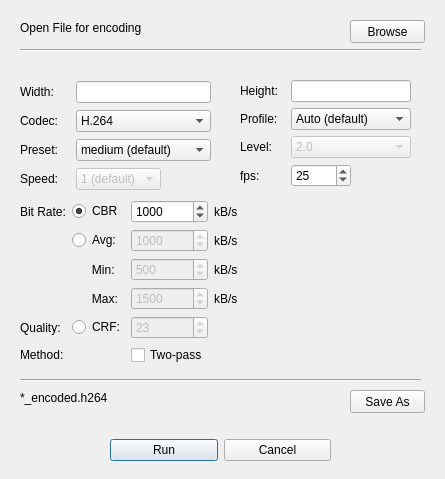
<?xml version="1.0" encoding="UTF-8"?>
<ui version="4.0">
 <class>Encode</class>
 <widget class="QDialog" name="Encode">
  <property name="geometry">
   <rect>
    <x>0</x>
    <y>0</y>
    <width>445</width>
    <height>479</height>
   </rect>
  </property>
  <property name="sizePolicy">
   <sizepolicy hsizetype="Fixed" vsizetype="Fixed">
    <horstretch>0</horstretch>
    <verstretch>0</verstretch>
   </sizepolicy>
  </property>
  <property name="minimumSize">
   <size>
    <width>445</width>
    <height>479</height>
   </size>
  </property>
  <property name="maximumSize">
   <size>
    <width>445</width>
    <height>479</height>
   </size>
  </property>
  <property name="windowTitle">
   <string>Encode</string>
  </property>
  <widget class="QWidget" name="layoutWidget">
   <property name="geometry">
    <rect>
     <x>110</x>
     <y>430</y>
     <width>221</width>
     <height>41</height>
    </rect>
   </property>
   <layout class="QHBoxLayout" name="horizontalLayout">
    <item>
     <widget class="QPushButton" name="runButton">
      <property name="text">
       <string>Run</string>
      </property>
     </widget>
    </item>
    <item>
     <widget class="QPushButton" name="cancelButton">
      <property name="text">
       <string>Cancel</string>
      </property>
     </widget>
    </item>
   </layout>
  </widget>
  <widget class="QLabel" name="fileLabel">
   <property name="geometry">
    <rect>
     <x>20</x>
     <y>20</y>
     <width>241</width>
     <height>16</height>
    </rect>
   </property>
   <property name="text">
    <string>Open File for encoding</string>
   </property>
  </widget>
  <widget class="QPushButton" name="browseButton">
   <property name="geometry">
    <rect>
     <x>350</x>
     <y>20</y>
     <width>75</width>
     <height>23</height>
    </rect>
   </property>
   <property name="text">
    <string>Browse</string>
   </property>
  </widget>
  <widget class="QWidget" name="layoutWidget">
   <property name="geometry">
    <rect>
     <x>20</x>
     <y>80</y>
     <width>191</width>
     <height>111</height>
    </rect>
   </property>
   <layout class="QGridLayout" name="gridLayout_2">
    <item row="0" column="0">
     <widget class="QLabel" name="label">
      <property name="minimumSize">
       <size>
        <width>50</width>
        <height>0</height>
       </size>
      </property>
      <property name="text">
       <string>Width:</string>
      </property>
     </widget>
    </item>
    <item row="0" column="1">
     <widget class="QLineEdit" name="widthEdit"/>
    </item>
    <item row="2" column="1">
     <widget class="QComboBox" name="presetBox">
      <property name="currentIndex">
       <number>3</number>
      </property>
      <item>
       <property name="text">
        <string>veryslow</string>
       </property>
      </item>
      <item>
       <property name="text">
        <string>slower</string>
       </property>
      </item>
      <item>
       <property name="text">
        <string>slow</string>
       </property>
      </item>
      <item>
       <property name="text">
        <string>medium (default)</string>
       </property>
      </item>
      <item>
       <property name="text">
        <string>fast</string>
       </property>
      </item>
      <item>
       <property name="text">
        <string>faster</string>
       </property>
      </item>
      <item>
       <property name="text">
        <string>veryfast</string>
       </property>
      </item>
      <item>
       <property name="text">
        <string>superfast</string>
       </property>
      </item>
      <item>
       <property name="text">
        <string>ultrafast</string>
       </property>
      </item>
     </widget>
    </item>
    <item row="2" column="0">
     <widget class="QLabel" name="label_3">
      <property name="text">
       <string>Preset:</string>
      </property>
     </widget>
    </item>
    <item row="1" column="1">
     <widget class="QComboBox" name="comboBox_Codec">
      <item>
       <property name="text">
        <string>H.264</string>
       </property>
      </item>
      <item>
       <property name="text">
        <string>H.265</string>
       </property>
      </item>
      <item>
       <property name="text">
        <string>VP8</string>
       </property>
      </item>
      <item>
       <property name="text">
        <string>VP9</string>
       </property>
      </item>
      <item>
       <property name="text">
        <string>Dirac 2.2</string>
       </property>
      </item>
      <item>
       <property name="text">
        <string>Flash Video</string>
       </property>
      </item>
      <item>
       <property name="text">
        <string>WMV8</string>
       </property>
      </item>
     </widget>
    </item>
    <item row="1" column="0">
     <widget class="QLabel" name="label_4">
      <property name="text">
       <string>Codec:</string>
      </property>
     </widget>
    </item>
    <item row="3" column="1">
     <widget class="QComboBox" name="speedBox">
      <property name="enabled">
       <bool>false</bool>
      </property>
      <property name="sizePolicy">
       <sizepolicy hsizetype="Maximum" vsizetype="Fixed">
        <horstretch>0</horstretch>
        <verstretch>0</verstretch>
       </sizepolicy>
      </property>
      <property name="minimumSize">
       <size>
        <width>80</width>
        <height>0</height>
       </size>
      </property>
      <property name="currentText">
       <string>1 (default)</string>
      </property>
      <property name="currentIndex">
       <number>1</number>
      </property>
      <item>
       <property name="text">
        <string>0</string>
       </property>
      </item>
      <item>
       <property name="text">
        <string>1 (default)</string>
       </property>
      </item>
      <item>
       <property name="text">
        <string>2</string>
       </property>
      </item>
      <item>
       <property name="text">
        <string>3</string>
       </property>
      </item>
      <item>
       <property name="text">
        <string>4</string>
       </property>
      </item>
     </widget>
    </item>
    <item row="3" column="0">
     <widget class="QLabel" name="label_17">
      <property name="text">
       <string>Speed:</string>
      </property>
     </widget>
    </item>
   </layout>
  </widget>
  <widget class="QPushButton" name="saveButton">
   <property name="geometry">
    <rect>
     <x>350</x>
     <y>390</y>
     <width>75</width>
     <height>23</height>
    </rect>
   </property>
   <property name="text">
    <string>Save As</string>
   </property>
  </widget>
  <widget class="QLabel" name="saveFileLabel">
   <property name="geometry">
    <rect>
     <x>20</x>
     <y>390</y>
     <width>221</width>
     <height>16</height>
    </rect>
   </property>
   <property name="text">
    <string>*_encoded.h264</string>
   </property>
  </widget>
  <widget class="QWidget" name="layoutWidget">
   <property name="geometry">
    <rect>
     <x>240</x>
     <y>80</y>
     <width>171</width>
     <height>111</height>
    </rect>
   </property>
   <layout class="QGridLayout" name="gridLayout_3">
    <item row="1" column="0">
     <widget class="QLabel" name="label_7">
      <property name="text">
       <string>Profile:</string>
      </property>
     </widget>
    </item>
    <item row="1" column="1">
     <widget class="QComboBox" name="profileBox">
      <property name="enabled">
       <bool>true</bool>
      </property>
      <item>
       <property name="text">
        <string>Auto (default)</string>
       </property>
      </item>
      <item>
       <property name="text">
        <string>High</string>
       </property>
      </item>
      <item>
       <property name="text">
        <string>Main</string>
       </property>
      </item>
      <item>
       <property name="text">
        <string>Baseline</string>
       </property>
      </item>
     </widget>
    </item>
    <item row="0" column="1">
     <widget class="QLineEdit" name="heightEdit"/>
    </item>
    <item row="2" column="1">
     <widget class="QComboBox" name="levelBox">
      <property name="enabled">
       <bool>false</bool>
      </property>
      <property name="currentIndex">
       <number>5</number>
      </property>
      <item>
       <property name="text">
        <string>1.0</string>
       </property>
      </item>
      <item>
       <property name="text">
        <string>1b</string>
       </property>
      </item>
      <item>
       <property name="text">
        <string>1.1</string>
       </property>
      </item>
      <item>
       <property name="text">
        <string>1.2</string>
       </property>
      </item>
      <item>
       <property name="text">
        <string>1.3</string>
       </property>
      </item>
      <item>
       <property name="text">
        <string>2.0</string>
       </property>
      </item>
      <item>
       <property name="text">
        <string>2.1</string>
       </property>
      </item>
      <item>
       <property name="text">
        <string>2.2</string>
       </property>
      </item>
      <item>
       <property name="text">
        <string>3.0</string>
       </property>
      </item>
      <item>
       <property name="text">
        <string>3.1</string>
       </property>
      </item>
      <item>
       <property name="text">
        <string>3.2</string>
       </property>
      </item>
      <item>
       <property name="text">
        <string>4.0</string>
       </property>
      </item>
      <item>
       <property name="text">
        <string>4.1</string>
       </property>
      </item>
      <item>
       <property name="text">
        <string>4.2</string>
       </property>
      </item>
      <item>
       <property name="text">
        <string>5.0</string>
       </property>
      </item>
      <item>
       <property name="text">
        <string>5.1</string>
       </property>
      </item>
      <item>
       <property name="text">
        <string>5.2</string>
       </property>
      </item>
     </widget>
    </item>
    <item row="2" column="0">
     <widget class="QLabel" name="label_16">
      <property name="text">
       <string>Level:</string>
      </property>
     </widget>
    </item>
    <item row="0" column="0">
     <widget class="QLabel" name="label_2">
      <property name="minimumSize">
       <size>
        <width>45</width>
        <height>0</height>
       </size>
      </property>
      <property name="text">
       <string>Height:</string>
      </property>
     </widget>
    </item>
    <item row="3" column="1">
     <widget class="QSpinBox" name="fpsBox">
      <property name="sizePolicy">
       <sizepolicy hsizetype="Fixed" vsizetype="Fixed">
        <horstretch>0</horstretch>
        <verstretch>0</verstretch>
       </sizepolicy>
      </property>
      <property name="minimumSize">
       <size>
        <width>60</width>
        <height>0</height>
       </size>
      </property>
      <property name="maximum">
       <number>500</number>
      </property>
      <property name="value">
       <number>25</number>
      </property>
     </widget>
    </item>
    <item row="3" column="0">
     <widget class="QLabel" name="label_9">
      <property name="text">
       <string>fps:</string>
      </property>
     </widget>
    </item>
   </layout>
  </widget>
  <widget class="QWidget" name="layoutWidget">
   <property name="geometry">
    <rect>
     <x>20</x>
     <y>200</y>
     <width>221</width>
     <height>168</height>
    </rect>
   </property>
   <layout class="QGridLayout" name="gridLayout">
    <item row="0" column="1">
     <widget class="QRadioButton" name="radioButton_CBR">
      <property name="enabled">
       <bool>true</bool>
      </property>
      <property name="text">
       <string>CBR</string>
      </property>
      <property name="checked">
       <bool>true</bool>
      </property>
     </widget>
    </item>
    <item row="0" column="2">
     <widget class="QSpinBox" name="cbrEdit">
      <property name="sizePolicy">
       <sizepolicy hsizetype="Minimum" vsizetype="Fixed">
        <horstretch>0</horstretch>
        <verstretch>0</verstretch>
       </sizepolicy>
      </property>
      <property name="minimumSize">
       <size>
        <width>55</width>
        <height>0</height>
       </size>
      </property>
      <property name="minimum">
       <number>10</number>
      </property>
      <property name="maximum">
       <number>999999</number>
      </property>
      <property name="value">
       <number>1000</number>
      </property>
     </widget>
    </item>
    <item row="0" column="0">
     <widget class="QLabel" name="label_11">
      <property name="minimumSize">
       <size>
        <width>45</width>
        <height>0</height>
       </size>
      </property>
      <property name="text">
       <string>Bit Rate:</string>
      </property>
     </widget>
    </item>
    <item row="1" column="2">
     <widget class="QSpinBox" name="avgBox">
      <property name="enabled">
       <bool>false</bool>
      </property>
      <property name="minimum">
       <number>1</number>
      </property>
      <property name="maximum">
       <number>99999</number>
      </property>
      <property name="value">
       <number>1000</number>
      </property>
     </widget>
    </item>
    <item row="1" column="3">
     <widget class="QLabel" name="label_10">
      <property name="minimumSize">
       <size>
        <width>0</width>
        <height>0</height>
       </size>
      </property>
      <property name="text">
       <string>kB/s</string>
      </property>
     </widget>
    </item>
    <item row="2" column="1">
     <widget class="QLabel" name="label_12">
      <property name="text">
       <string>      Min:</string>
      </property>
     </widget>
    </item>
    <item row="1" column="1">
     <widget class="QRadioButton" name="radioButton_AVG">
      <property name="text">
       <string>Avg:</string>
      </property>
     </widget>
    </item>
    <item row="0" column="3">
     <widget class="QLabel" name="label_6">
      <property name="text">
       <string>kB/s</string>
      </property>
     </widget>
    </item>
    <item row="2" column="2">
     <widget class="QSpinBox" name="minBox">
      <property name="enabled">
       <bool>false</bool>
      </property>
      <property name="minimumSize">
       <size>
        <width>50</width>
        <height>0</height>
       </size>
      </property>
      <property name="minimum">
       <number>1</number>
      </property>
      <property name="maximum">
       <number>99999</number>
      </property>
      <property name="value">
       <number>500</number>
      </property>
     </widget>
    </item>
    <item row="2" column="3">
     <widget class="QLabel" name="label_14">
      <property name="minimumSize">
       <size>
        <width>0</width>
        <height>0</height>
       </size>
      </property>
      <property name="text">
       <string>kB/s</string>
      </property>
     </widget>
    </item>
    <item row="3" column="1">
     <widget class="QLabel" name="label_13">
      <property name="text">
       <string>      Max:</string>
      </property>
     </widget>
    </item>
    <item row="3" column="2">
     <widget class="QSpinBox" name="maxBox">
      <property name="enabled">
       <bool>false</bool>
      </property>
      <property name="minimumSize">
       <size>
        <width>50</width>
        <height>0</height>
       </size>
      </property>
      <property name="minimum">
       <number>1</number>
      </property>
      <property name="maximum">
       <number>99999</number>
      </property>
      <property name="value">
       <number>1500</number>
      </property>
     </widget>
    </item>
    <item row="3" column="3">
     <widget class="QLabel" name="label_15">
      <property name="minimumSize">
       <size>
        <width>0</width>
        <height>0</height>
       </size>
      </property>
      <property name="text">
       <string>kB/s</string>
      </property>
     </widget>
    </item>
    <item row="4" column="0">
     <widget class="QLabel" name="label_5">
      <property name="text">
       <string>Quality:</string>
      </property>
     </widget>
    </item>
    <item row="5" column="0">
     <widget class="QLabel" name="label_8">
      <property name="text">
       <string>Method:</string>
      </property>
     </widget>
    </item>
    <item row="4" column="1">
     <widget class="QRadioButton" name="radioButton_CRF">
      <property name="text">
       <string>CRF:</string>
      </property>
     </widget>
    </item>
    <item row="4" column="2">
     <widget class="QSpinBox" name="crfEdit">
      <property name="enabled">
       <bool>false</bool>
      </property>
      <property name="minimumSize">
       <size>
        <width>50</width>
        <height>0</height>
       </size>
      </property>
      <property name="maximum">
       <number>51</number>
      </property>
      <property name="value">
       <number>23</number>
      </property>
     </widget>
    </item>
    <item row="5" column="2">
     <widget class="QCheckBox" name="methodBox">
      <property name="text">
       <string>Two-pass</string>
      </property>
     </widget>
    </item>
   </layout>
  </widget>
  <widget class="Line" name="line">
   <property name="geometry">
    <rect>
     <x>20</x>
     <y>40</y>
     <width>401</width>
     <height>20</height>
    </rect>
   </property>
   <property name="orientation">
    <enum>Qt::Horizontal</enum>
   </property>
  </widget>
  <widget class="Line" name="line_2">
   <property name="geometry">
    <rect>
     <x>20</x>
     <y>370</y>
     <width>401</width>
     <height>20</height>
    </rect>
   </property>
   <property name="orientation">
    <enum>Qt::Horizontal</enum>
   </property>
  </widget>
  <zorder>layoutWidget</zorder>
  <zorder>layoutWidget</zorder>
  <zorder>layoutWidget</zorder>
  <zorder>layoutWidget</zorder>
  <zorder>fileLabel</zorder>
  <zorder>browseButton</zorder>
  <zorder>saveButton</zorder>
  <zorder>saveFileLabel</zorder>
  <zorder>line</zorder>
  <zorder>line_2</zorder>
 </widget>
 <tabstops>
  <tabstop>browseButton</tabstop>
  <tabstop>widthEdit</tabstop>
  <tabstop>heightEdit</tabstop>
  <tabstop>comboBox_Codec</tabstop>
  <tabstop>profileBox</tabstop>
  <tabstop>presetBox</tabstop>
  <tabstop>radioButton_CBR</tabstop>
  <tabstop>cbrEdit</tabstop>
  <tabstop>radioButton_AVG</tabstop>
  <tabstop>avgBox</tabstop>
  <tabstop>minBox</tabstop>
  <tabstop>maxBox</tabstop>
  <tabstop>saveButton</tabstop>
  <tabstop>runButton</tabstop>
  <tabstop>cancelButton</tabstop>
 </tabstops>
 <resources/>
 <connections>
  <connection>
   <sender>radioButton_CBR</sender>
   <signal>toggled(bool)</signal>
   <receiver>crfEdit</receiver>
   <slot>setDisabled(bool)</slot>
   <hints>
    <hint type="sourcelabel">
     <x>118</x>
     <y>210</y>
    </hint>
    <hint type="destinationlabel">
     <x>193</x>
     <y>324</y>
    </hint>
   </hints>
  </connection>
  <connection>
   <sender>radioButton_CRF</sender>
   <signal>toggled(bool)</signal>
   <receiver>cbrEdit</receiver>
   <slot>setDisabled(bool)</slot>
   <hints>
    <hint type="sourcelabel">
     <x>118</x>
     <y>322</y>
    </hint>
    <hint type="destinationlabel">
     <x>193</x>
     <y>212</y>
    </hint>
   </hints>
  </connection>
  <connection>
   <sender>radioButton_CBR</sender>
   <signal>toggled(bool)</signal>
   <receiver>avgBox</receiver>
   <slot>setDisabled(bool)</slot>
   <hints>
    <hint type="sourcelabel">
     <x>118</x>
     <y>210</y>
    </hint>
    <hint type="destinationlabel">
     <x>193</x>
     <y>240</y>
    </hint>
   </hints>
  </connection>
  <connection>
   <sender>radioButton_CRF</sender>
   <signal>toggled(bool)</signal>
   <receiver>avgBox</receiver>
   <slot>setDisabled(bool)</slot>
   <hints>
    <hint type="sourcelabel">
     <x>107</x>
     <y>314</y>
    </hint>
    <hint type="destinationlabel">
     <x>193</x>
     <y>240</y>
    </hint>
   </hints>
  </connection>
  <connection>
   <sender>radioButton_CBR</sender>
   <signal>toggled(bool)</signal>
   <receiver>minBox</receiver>
   <slot>setDisabled(bool)</slot>
   <hints>
    <hint type="sourcelabel">
     <x>118</x>
     <y>210</y>
    </hint>
    <hint type="destinationlabel">
     <x>193</x>
     <y>268</y>
    </hint>
   </hints>
  </connection>
  <connection>
   <sender>radioButton_CBR</sender>
   <signal>toggled(bool)</signal>
   <receiver>maxBox</receiver>
   <slot>setDisabled(bool)</slot>
   <hints>
    <hint type="sourcelabel">
     <x>118</x>
     <y>210</y>
    </hint>
    <hint type="destinationlabel">
     <x>193</x>
     <y>296</y>
    </hint>
   </hints>
  </connection>
  <connection>
   <sender>radioButton_CRF</sender>
   <signal>toggled(bool)</signal>
   <receiver>minBox</receiver>
   <slot>setDisabled(bool)</slot>
   <hints>
    <hint type="sourcelabel">
     <x>107</x>
     <y>314</y>
    </hint>
    <hint type="destinationlabel">
     <x>193</x>
     <y>268</y>
    </hint>
   </hints>
  </connection>
  <connection>
   <sender>radioButton_CRF</sender>
   <signal>toggled(bool)</signal>
   <receiver>maxBox</receiver>
   <slot>setDisabled(bool)</slot>
   <hints>
    <hint type="sourcelabel">
     <x>107</x>
     <y>314</y>
    </hint>
    <hint type="destinationlabel">
     <x>193</x>
     <y>296</y>
    </hint>
   </hints>
  </connection>
  <connection>
   <sender>radioButton_AVG</sender>
   <signal>toggled(bool)</signal>
   <receiver>crfEdit</receiver>
   <slot>setDisabled(bool)</slot>
   <hints>
    <hint type="sourcelabel">
     <x>118</x>
     <y>238</y>
    </hint>
    <hint type="destinationlabel">
     <x>176</x>
     <y>314</y>
    </hint>
   </hints>
  </connection>
  <connection>
   <sender>radioButton_AVG</sender>
   <signal>toggled(bool)</signal>
   <receiver>cbrEdit</receiver>
   <slot>setDisabled(bool)</slot>
   <hints>
    <hint type="sourcelabel">
     <x>118</x>
     <y>238</y>
    </hint>
    <hint type="destinationlabel">
     <x>193</x>
     <y>212</y>
    </hint>
   </hints>
  </connection>
  <connection>
   <sender>radioButton_CRF</sender>
   <signal>toggled(bool)</signal>
   <receiver>methodBox</receiver>
   <slot>setDisabled(bool)</slot>
   <hints>
    <hint type="sourcelabel">
     <x>75</x>
     <y>321</y>
    </hint>
    <hint type="destinationlabel">
     <x>133</x>
     <y>348</y>
    </hint>
   </hints>
  </connection>
 </connections>
</ui>
